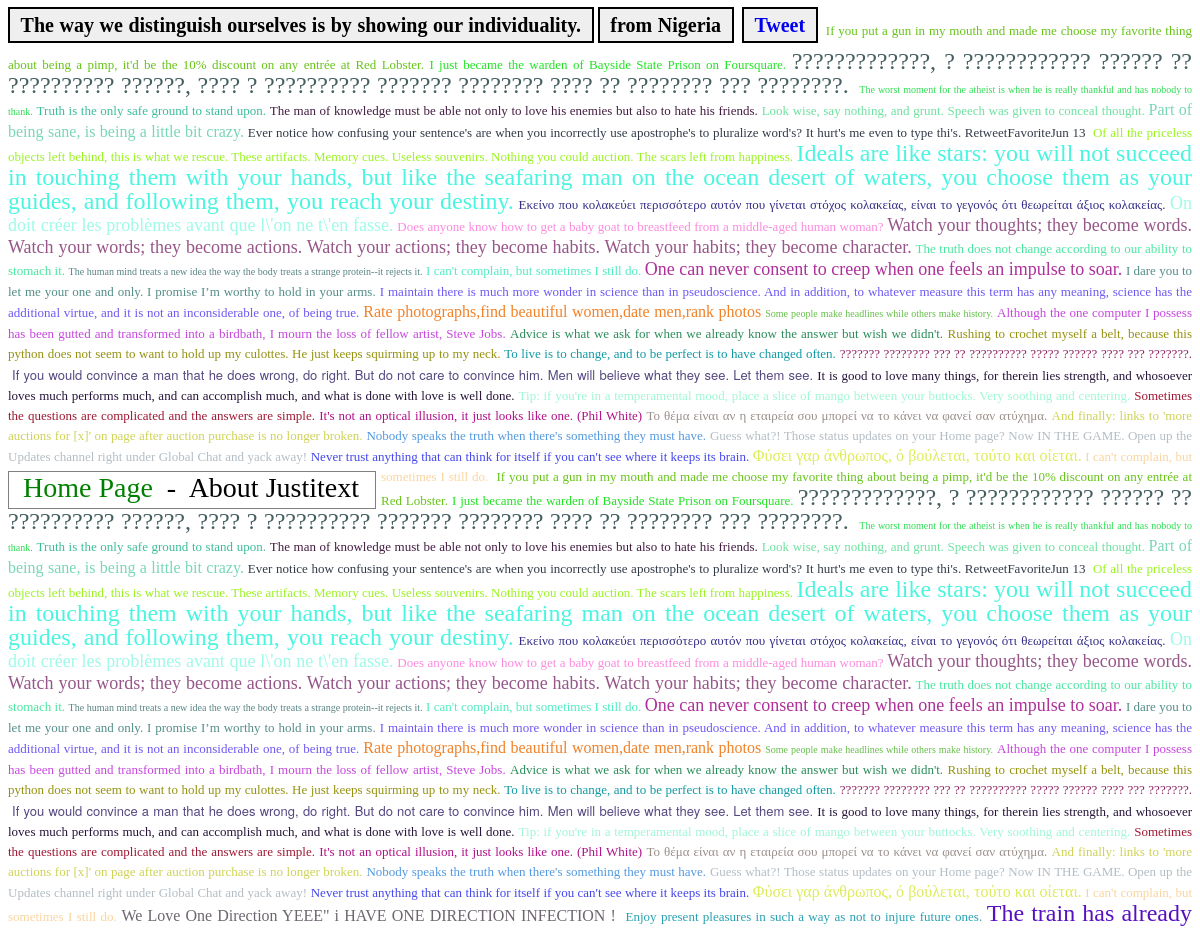
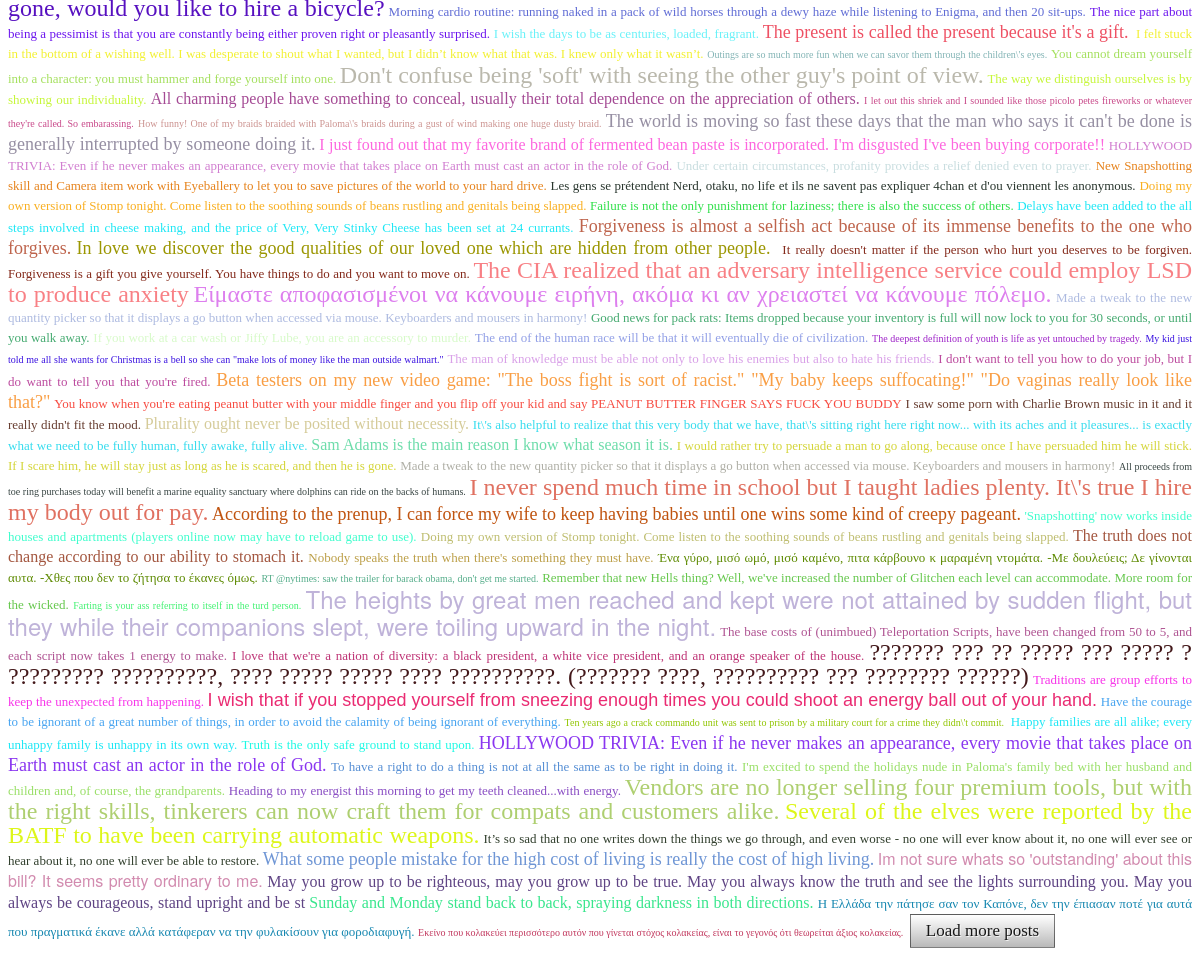
The page /includepost/post/2653 on the database its author committed (2 pictures, top to bottom).
### tables this page shows
CREATE TABLE `text` (
  `num` int(255) NOT NULL AUTO_INCREMENT,
  `text` text,
  `color` mediumtext NOT NULL,
  `ip` mediumtext NOT NULL,
  `urls` varchar(4132) DEFAULT NULL,
  `names` varchar(4132) NOT NULL,
  `location` varchar(4132) NOT NULL,
  `fontfamily` text NOT NULL,
  `fontsize` int(11) NOT NULL DEFAULT '2',
  `category` varchar(55) NOT NULL,
  `underline` mediumtext NOT NULL,
  `background` mediumtext NOT NULL,
  PRIMARY KEY (`num`)
);

### includepost/index.php (the view, shortened to what this page needs)
<!DOCTYPE html PUBLIC "-//W3C//DTD XHTML 1.0 Strict//EN"
    "http://www.w3.org/TR/xhtml1/DTD/xhtml1-strict.dtd">
<html xmlns="http://www.w3.org/1999/xhtml" xml:lang="en" lang="en">
<head>
</head>
<body  OnLoad="document.Wordform.text.focus();">
<object style="line-height:40px;">
<?php
$lastword = basename(parse_url($_SERVER['REQUEST_URI'], PHP_URL_PATH)) - 5;
$result = mysql_query("SELECT * FROM text ORDER BY num LIMIT 1 OFFSET $lastword ");
while(($row = mysql_fetch_array($result) ) )
  {
if (empty($row['names'])) {
  if (empty($row['urls'])) {
  echo '<object style="font-family:Times,serif; border:2px double; padding:5px 5px; position:relative; top:-3px;  font-size:20px; font-weight:bold; background-color:#EFEFEF;">&nbsp;'.htmlentities(($row['text']) , ENT_COMPAT , "UTF-8").'&nbsp;</object>';
   }
}
if (!empty($row['location'])) {
 echo '<object style="font-family:Times,serif; border:2px double; padding:5px 5px; position:relative; top:-3px;  font-size:20px; font-weight:bold; background-color:#EFEFEF;">&nbsp;from '.$row['location'].'&nbsp;</object>';
}
   } ?>
&nbsp;<dfn style="font-family:Times,serif; border:2px double; font-style:normal; padding:5px 5px; position:relative; top:-3px;  font-size:20px; font-weight:bold; background-color:#EFEFEF;">&nbsp;<a title="Post this text on Twitter!"  href='https://twitter.com/share' class='twitter-share-button' data-via='justitext' data-size='large'>Tweet</a>
</dfn>
</object>
<object id="wrapper">
<object id="postswrapper" >
<?php
$result = mysql_query("SELECT * FROM text ORDER BY RAND() LIMIT 40");
while(($row = mysql_fetch_array($result) ) )
  {
$text = htmlentities(($row['text']) , ENT_COMPAT , "UTF-8") ;
$j = $row['num'] ;
  if (!empty($row['category'])) {
   if (!empty($row['names'])) {
     if (!empty($row['location'])) {
	      echo '<object name="comments"  style="font-family:' . $row['fontfamily'] . '; " class="postitem" num="'.$row['num'].'"><a href="post/'.$j.'"><font color="'.$row['color'].'" size="' .$row['fontsize'] .'">'.$text.'</font></a></object>';
          echo "&nbsp;";
     }
	  else {
	      echo '<object name="comments"  style="font-family:' . $row['fontfamily'] . '; " class="postitem" num="'.$row['num'].'"><a href="post/'.$j.'"><font color="'.$row['color'].'" size="' .$row['fontsize'] .'">'.$text.'</font></a></object>';
          echo "&nbsp;";
      }
	}
    else {
	    if (!empty($row['location'])) {
	      echo '<object name="comments"  style="font-family:' . $row['fontfamily'] . ';  " class="postitem" num="'.$row['num'].'"><a href="post/'.$j.'"><font color="'.$row['color'].'" size="' .$row['fontsize'] .'">'.$text.'</font></a></object>';
        }
		else {
		  echo '<object name="comments"  style="font-family:' . $row['fontfamily'] . '; " class="postitem" num="'.$row['num'].'"><a href="post/'.$j.'"><font color="'.$row['color'].'" size="' .$row['fontsize'] .'">'.$text.'</font></a></object>';
             echo "&nbsp;";
		}
    }
  }
  else {
   if (!empty($row['names'])) {
     if (!empty($row['location'])) {
	      echo '<object name="comments" style="font-family:' . $row['fontfamily'] . ';  " class="postitem" num="'.$row['num'].'"><a href="post/'.$j.'"><font color="'.$row['color'].'" size="' .$row['fontsize'] .'">'.$text.'</font></a></object>';
          echo "&nbsp;";
     }
	  else {
	      echo '<object name="comments" style="font-family:' . $row['fontfamily'] . '; " class="postitem" num="'.$row['num'].'"><a href="post/'.$j.'"><font color="'.$row['color'].'" size="' .$row['fontsize'] .'">'.$text.'</font></a></object>';
      }
	}
    else {
	    if (!empty($row['location'])) {
	      echo '<object name="comments"  style="font-family:' . $row['fontfamily'] . ';  " class="postitem" num="'.$row['num'].'"><a href="post/'.$j.'"><font color="'.$row['color'].'" size="' .$row['fontsize'] .'">'.$text.'</font></a></object>';
          echo "&nbsp;";
        }
		else {
		  echo '<object name="comments" style="font-family:' . $row['fontfamily'] . ';  " class="postitem" num="'.$row['num'].'"><a href="../../post/'.$j.'"><font color="'.$row['color'].'" size="' .$row['fontsize'] .'">'.$text.'</font></a></object>';
		}
    }
  }
}
?><object style="float:left; width:366px; text-align:justify; border:1px solid grey; height: 2.6em; margin-right:5px; position:relative; top:4px; margin-bottom:2px;">
			<span style="font-size:28px; position:relative; top:6px; text-align:justify;">&nbsp;&nbsp;<a style="color:green;" href="http://justitext.com
" class="menu_item">Home Page</a>&nbsp; -&nbsp; <a style="color:black; " href="../../about" class="menu_item" >About Justitext</a></span></object>
<?php
$result = mysql_query("SELECT * FROM text ORDER BY RAND() LIMIT 120");
while(($row = mysql_fetch_array($result) ) )
  {
$text = htmlentities(($row['text']) , ENT_COMPAT , "UTF-8") ;
$j = $row['num'];
  if (!empty($row['category'])) {
   if (!empty($row['names'])) {
     if (!empty($row['location'])) {
	      echo '<object name="comments"  style="font-family:' . $row['fontfamily'] . '; " class="postitem" num="'.$row['num'].'"><a href="post/'.$j.'"><font color="'.$row['color'].'" size="' .$row['fontsize'] .'">'.$text.'</font></a></object>';
          echo "&nbsp;";
     }
	  else {
	      echo '<object name="comments"  style="font-family:' . $row['fontfamily'] . '; " class="postitem" num="'.$row['num'].'"><a href="post/'.$j.'"><font color="'.$row['color'].'" size="' .$row['fontsize'] .'">'.$text.'</font></a></object>';
          echo "&nbsp;";
      }
	}
    else {
	    if (!empty($row['location'])) {
	      echo '<object name="comments"  style="font-family:' . $row['fontfamily'] . ';  " class="postitem" num="'.$row['num'].'"><a href="post/'.$j.'"><font color="'.$row['color'].'" size="' .$row['fontsize'] .'">'.$text.'</font></a></object>';
        }
		else {
		  echo '<object name="comments"  style="font-family:' . $row['fontfamily'] . '; " class="postitem" num="'.$row['num'].'"><a href="post/'.$j.'"><font color="'.$row['color'].'" size="' .$row['fontsize'] .'">'.$text.'</font></a></object>';
             echo "&nbsp;";
		}
    }
  }
  else {
   if (!empty($row['names'])) {
     if (!empty($row['location'])) {
	      echo '<object name="comments" style="font-family:' . $row['fontfamily'] . ';  " class="postitem" num="'.$row['num'].'"><a href="post/'.$j.'"><font color="'.$row['color'].'" size="' .$row['fontsize'] .'">'.$text.'</font></a></object>';
          echo "&nbsp;";
     }
	  else {
	      echo '<object name="comments" style="font-family:' . $row['fontfamily'] . '; " class="postitem" num="'.$row['num'].'"><a href="post/'.$j.'"><font color="'.$row['color'].'" size="' .$row['fontsize'] .'">'.$text.'</font></a></object>';
      }
	}
    else {
	    if (!empty($row['location'])) {
	      echo '<object name="comments"  style="font-family:' . $row['fontfamily'] . ';  " class="postitem" num="'.$row['num'].'"><a href="post/'.$j.'"><font color="'.$row['color'].'" size="' .$row['fontsize'] .'">'.$text.'</font></a></object>';
        }
		else {
		  echo '<object name="comments" style="font-family:' . $row['fontfamily'] . ';  " class="postitem" num="'.$row['num'].'"><a href="../../post/'.$j.'"><font color="'.$row['color'].'" size="' .$row['fontsize'] .'">'.$text.'</font></a></object>';
		}
    }
  }
}
?>
</object> </object>
		<input style="cursor:hand; cursor:pointer; font-size:17px; font-family:Tahoma;" type="button" id="loadmorebutton" value="&nbsp;&nbsp;Load more posts&nbsp;&nbsp;">
</body></html>

### includepost/index.php (style rules this page uses)
body { text-align:justify; font-size:14px; line-height:20px; font-family:'droid serif', cambria, palatino, georgia, serif; }
a { text-decoration:none; cursor:hand; cursor:pointer; }
#loadmorebutton { cursor:pointer; cursor:hand; font-family:Arial, serif; color:rgba(0,0,0,0.9); text-shadow:1px 1px 0px rgba(255,255,255,0.8); border:1px solid rgba(0,0,0,0.5); background:-webkit-gradient(linear,0% 0%,0% 100%,from(rgba(255,255,255,1)),to(rgba(185,185,185,1))); background:-moz-linear-gradient(top,rgba(255,255,255,1),rgba(185,185,185,1)); line-height:20px; padding:6px 6px; }

### rows shown on the page
text: text "The way we distinguish ourselves is by showing our individuality.", location "Nigeria"

### other values the page prints
$text "If you put a gun in my mouth and made me choose my favorite thing about being a pimp, it'd be the 10% discount on any entrée at Red Lobster."
$text "I just became the warden of Bayside State Prison on Foursquare."
$text "?????????????, ? ???????????? ?????? ?? ?????????? ??????, ???? ? ?????????? ??????? ???????? ???? ?? ???????? ??? ????????."
$text "The worst moment for the atheist is when he is really thankful and has nobody to thank."
$text "Truth is the only safe ground to stand upon."
$text "The man of knowledge must be able not only to love his enemies but also to hate his friends."
$text "Look wise, say nothing, and grunt. Speech was given to conceal thought."
$text "Part of being sane, is being a little bit crazy."
$text "Ever notice how confusing your sentence's are when you incorrectly use apostrophe's to pluralize word's? It hurt's me even to type thi's. RetweetFavoriteJun 13"
$text "Of all the priceless objects left behind, this is what we rescue. These artifacts. Memory cues. Useless souvenirs. Nothing you could auction. The scars left from happiness."
$text "Εκείνο που κολακεύει περισσότερο αυτόν που γίνεται στόχος κολακείας, είναι το γεγονός ότι θεωρείται άξιος κολακείας."
$text "On doit créer les problèmes avant que l\\'on ne t\\'en fasse."
$text "Does anyone know how to get a baby goat to breastfeed from a middle-aged human woman?"
$text "Watch your thoughts; they become words. Watch your words; they become actions. Watch your actions; they become habits. Watch your habits; they become character."
$text "The truth does not change according to our ability to stomach it."
